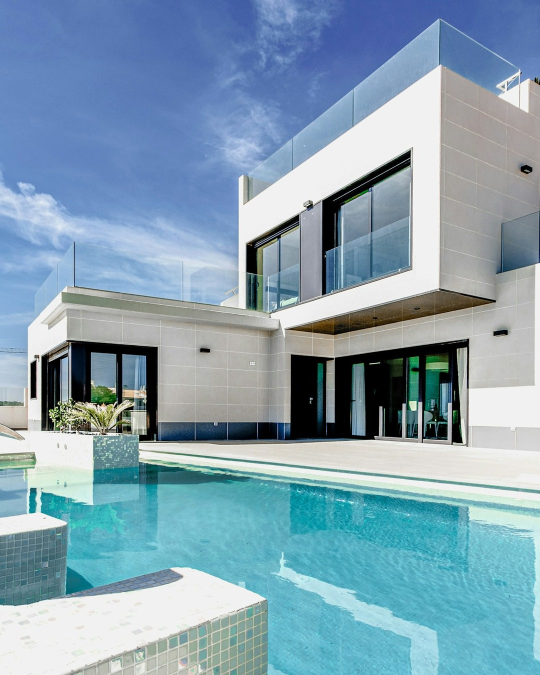
#> input picture 2026-10-16-seller-tips-prep-before-listing/build/img-lux/01.jpg, 1080 x 1350 px, found by its file name (shown at 1/2 size); its folder holds only this picture in this run
$ python mk2.py
#> lines starting #> are read from the running program, lines starting #| are printed output that depends on the picture
import sys,os; sys.path.insert(0,"/workspace/lir-ai-team/content-research/carousels/TEMPLATES")
from carousel_style import slide, ul, render
from PIL import Image, ImageEnhance, ImageDraw, ImageFont
D="/workspace/lir-ai-team/content-research/carousels/2026-10-16-seller-tips-prep-before-listing"; O=os.getcwd()
for n in ("01","04"):
    im=Image.open(f"{D}/build/img-lux/{n}.jpg").convert("RGB")
#> im is the input picture: PIL image 1080x1350 RGB; mean R, G, B 131.7, 161.4, 178.3
    r,g,b=im.split(); r=r.point(lambda v:min(255,int(v*1.035+2))); b=b.point(lambda v:int(v*0.96))
#> after `r, g, b = im.split()`:
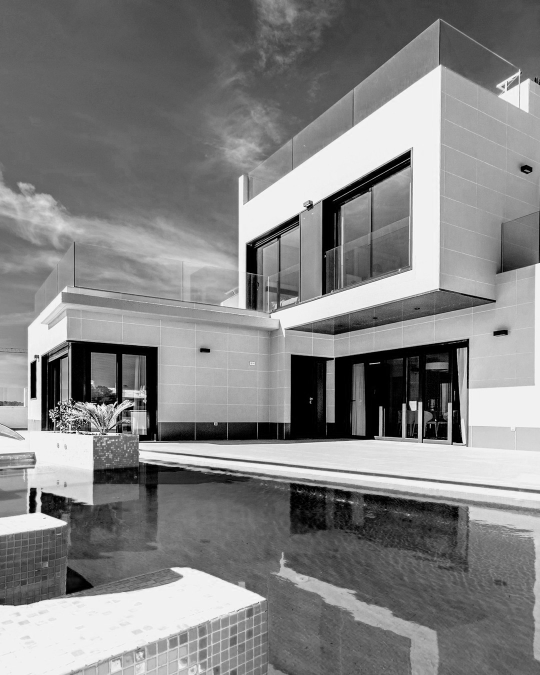
#> r: PIL image 1080x1350 L (shown at 1/2 size); min 0, max 255, mean 131.7
#> after `r, g, b = im.split()`:
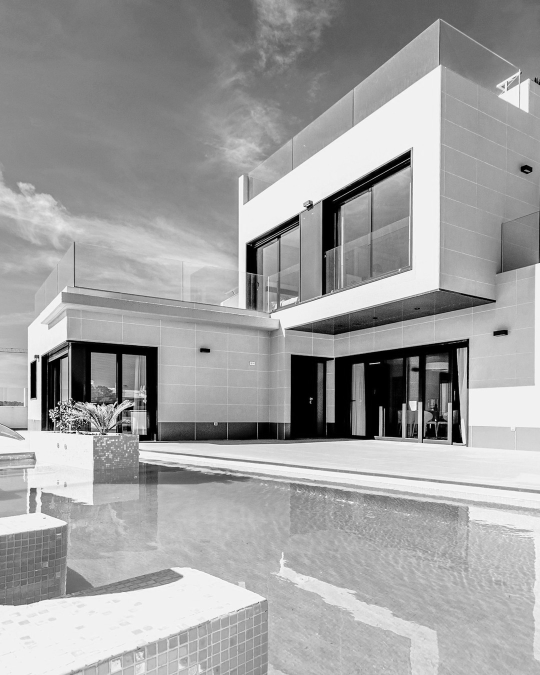
#> g: PIL image 1080x1350 L (shown at 1/2 size); min 0, max 255, mean 161.4
#> after `r, g, b = im.split()`:
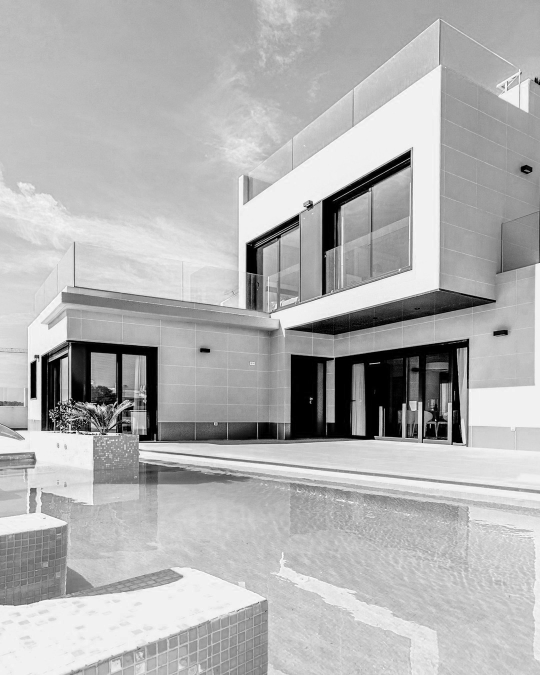
#> b: PIL image 1080x1350 L (shown at 1/2 size); min 0, max 255, mean 178.3
    im=Image.merge("RGB",(r,g,b)); im=ImageEnhance.Contrast(im).enhance(1.07); im=ImageEnhance.Color(im).enhance(0.97); im=ImageEnhance.Sharpness(im).enhance(1.25)
    im.save(f"img/{n}.jpg",quality=93)
#> pass 2 of the loop `for n in ("01","04"):`:
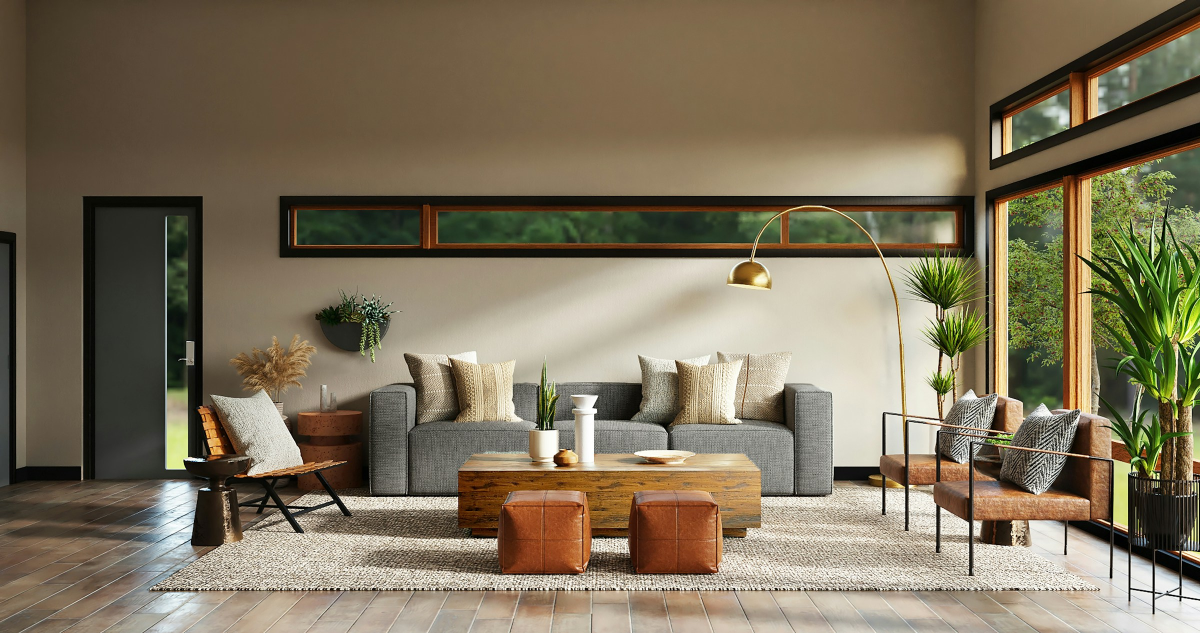
#> input picture 2026-10-16-seller-tips-prep-before-listing/options/04.jpg, 2400 x 1266 px, found by its file name (shown at 1/2 size)
#> im is the input picture: PIL image 2400x1266 RGB; mean R, G, B 125.5, 113.9, 91
#> r: PIL image 2400x1266 L
#> `r, g, b = im.split()`:
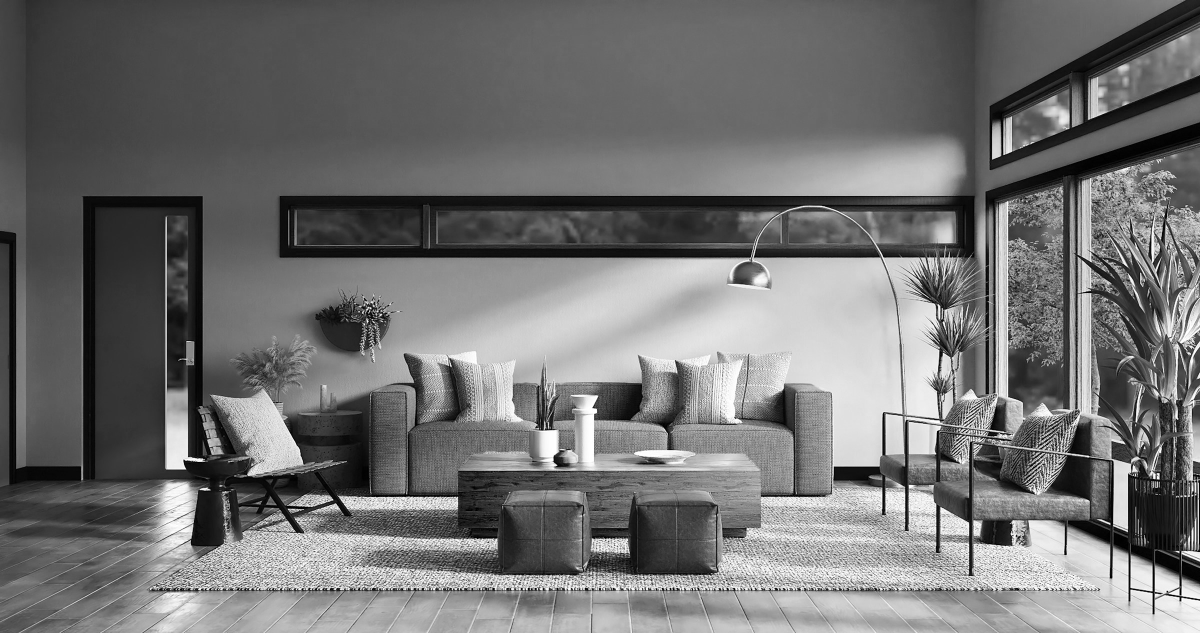
#> g: PIL image 2400x1266 L (shown at 1/2 size); min 0, max 255, mean 113.9
#> `r, g, b = im.split()`:
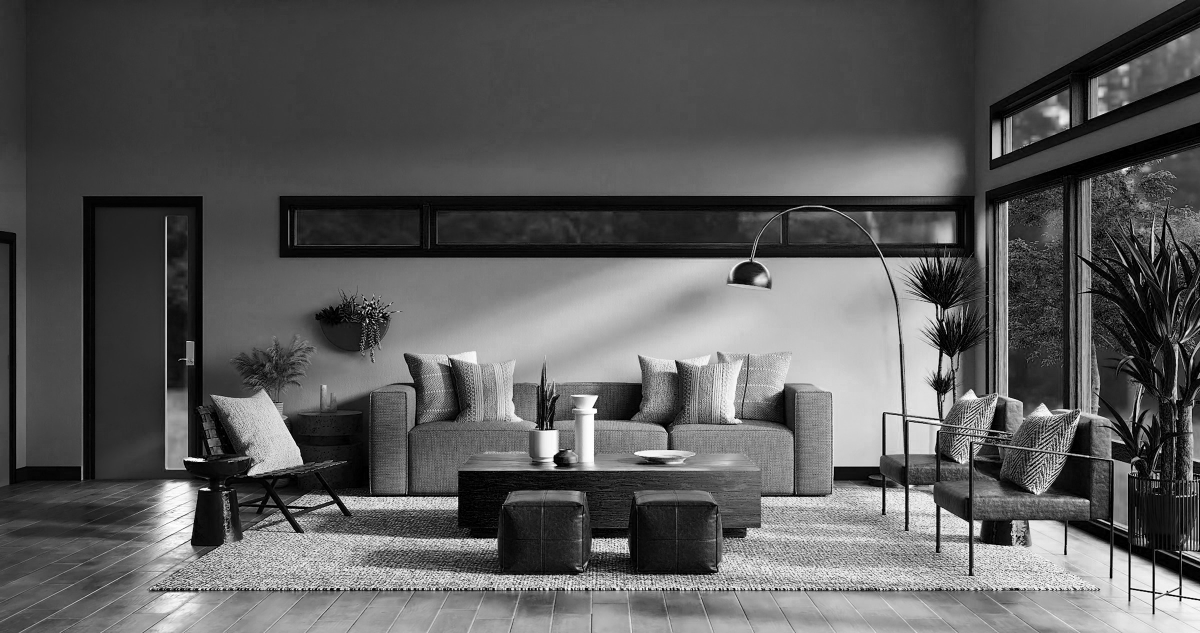
#> b: PIL image 2400x1266 L (shown at 1/2 size); min 0, max 255, mean 91
P={"1 Navy + champagne":("#0B1F3A","#F5EFE3","#D4B483","#C9D0DA"),"2 Black + blush":("#111111","#F5EFE3","#E8B4B8","#CFCAC4"),"3 Emerald + brass":("#0F3D2E","#F4ECDC","#B08D57","#CFDBD3")}
def ov(bg,tx,ac,mu): return (f"<style>html,body,.s{{background:{bg}!important}}.s{{color:{tx}}}h1{{color:{tx}!important}}"
  f"h1 em{{color:{ac}!important;background:none!important;font-style:normal}}li,p.b{{color:{mu}!important}}li:before{{background:{ac}!important}}"
  f".tag{{background:{bg}!important;color:{tx}!important;border-bottom:4px solid {ac}!important}}.band{{background:{ac}!important;color:{bg}!important}}.band em{{color:{bg}!important}}"
  f".ft{{color:{ac}!important;border-top:1px solid {ac}55!important}}.ph{{border-bottom:4px solid {ac}}}</style>")
labels=[];files=[]
for k,(bg,tx,ac,mu) in P.items():
    o=ov(bg,tx,ac,mu); tag=k.split()[0]
#> (the run stopped early here; a loop or call above may not have finished)
